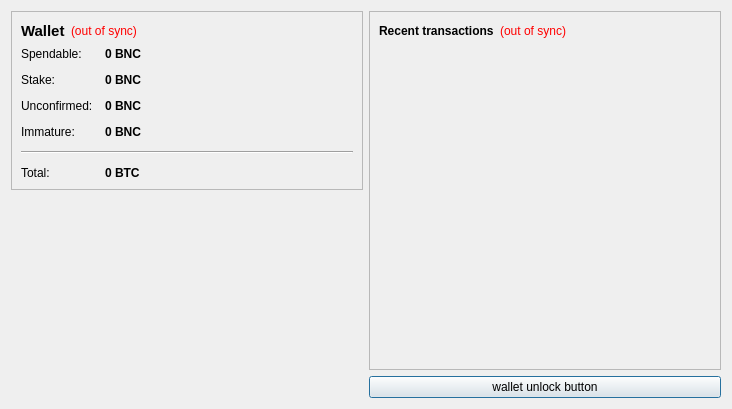
<?xml version="1.0" encoding="UTF-8"?>
<ui version="4.0">
 <class>OverviewPage</class>
 <widget class="QWidget" name="OverviewPage">
  <property name="geometry">
   <rect>
    <x>0</x>
    <y>0</y>
    <width>732</width>
    <height>409</height>
   </rect>
  </property>
  <property name="windowTitle">
   <string>Form</string>
  </property>
  <layout class="QHBoxLayout" name="horizontalLayout" stretch="0,0">
   <item>
    <layout class="QVBoxLayout" name="verticalLayout_2">
     <item>
      <widget class="QFrame" name="frame">
       <property name="frameShape">
        <enum>QFrame::StyledPanel</enum>
       </property>
       <property name="frameShadow">
        <enum>QFrame::Raised</enum>
       </property>
       <layout class="QVBoxLayout" name="verticalLayout_4">
        <item>
         <layout class="QHBoxLayout" name="horizontalLayout_4">
          <item>
           <widget class="QLabel" name="label_5">
            <property name="font">
             <font>
              <pointsize>11</pointsize>
              <weight>75</weight>
              <bold>true</bold>
             </font>
            </property>
            <property name="text">
             <string>Wallet</string>
            </property>
           </widget>
          </item>
          <item>
           <widget class="QLabel" name="labelWalletStatus">
            <property name="toolTip">
             <string>The displayed information may be out of date. Your wallet automatically synchronizes with the buynowcoin network after a connection is established, but this process has not completed yet.</string>
            </property>
            <property name="styleSheet">
             <string notr="true">QLabel { color: red; }</string>
            </property>
            <property name="text">
             <string notr="true">(out of sync)</string>
            </property>
            <property name="alignment">
             <set>Qt::AlignLeading|Qt::AlignLeft|Qt::AlignVCenter</set>
            </property>
           </widget>
          </item>
          <item>
           <spacer name="horizontalSpacer_2">
            <property name="orientation">
             <enum>Qt::Horizontal</enum>
            </property>
            <property name="sizeHint" stdset="0">
             <size>
              <width>40</width>
              <height>20</height>
             </size>
            </property>
           </spacer>
          </item>
         </layout>
        </item>
        <item>
         <layout class="QFormLayout" name="formLayout_2">
          <property name="fieldGrowthPolicy">
           <enum>QFormLayout::AllNonFixedFieldsGrow</enum>
          </property>
          <property name="horizontalSpacing">
           <number>12</number>
          </property>
          <property name="verticalSpacing">
           <number>12</number>
          </property>
          <item row="0" column="0">
           <widget class="QLabel" name="label">
            <property name="text">
             <string>Spendable:</string>
            </property>
           </widget>
          </item>
          <item row="0" column="1">
           <widget class="QLabel" name="labelBalance">
            <property name="font">
             <font>
              <weight>75</weight>
              <bold>true</bold>
             </font>
            </property>
            <property name="cursor">
             <cursorShape>IBeamCursor</cursorShape>
            </property>
            <property name="toolTip">
             <string>Your current spendable balance</string>
            </property>
            <property name="text">
             <string notr="true">0 BNC</string>
            </property>
            <property name="textInteractionFlags">
             <set>Qt::LinksAccessibleByMouse|Qt::TextSelectableByKeyboard|Qt::TextSelectableByMouse</set>
            </property>
           </widget>
          </item>
          <item row="1" column="0">
           <widget class="QLabel" name="label_6">
            <property name="text">
             <string>Stake:</string>
            </property>
           </widget>
          </item>
          <item row="1" column="1">
           <widget class="QLabel" name="labelStake">
            <property name="font">
             <font>
              <weight>75</weight>
              <bold>true</bold>
             </font>
            </property>
            <property name="cursor">
             <cursorShape>IBeamCursor</cursorShape>
            </property>
            <property name="toolTip">
             <string>Total of coins that was staked, and do not yet count toward the current balance</string>
            </property>
            <property name="text">
             <string notr="true">0 BNC</string>
            </property>
            <property name="textInteractionFlags">
             <set>Qt::LinksAccessibleByMouse|Qt::TextSelectableByKeyboard|Qt::TextSelectableByMouse</set>
            </property>
           </widget>
          </item>
          <item row="2" column="0">
           <widget class="QLabel" name="label_3">
            <property name="text">
             <string>Unconfirmed:</string>
            </property>
           </widget>
          </item>
          <item row="2" column="1">
           <widget class="QLabel" name="labelUnconfirmed">
            <property name="font">
             <font>
              <weight>75</weight>
              <bold>true</bold>
             </font>
            </property>
            <property name="cursor">
             <cursorShape>IBeamCursor</cursorShape>
            </property>
            <property name="toolTip">
             <string>Total of transactions that have yet to be confirmed, and do not yet count toward the current balance</string>
            </property>
            <property name="text">
             <string notr="true">0 BNC</string>
            </property>
            <property name="textInteractionFlags">
             <set>Qt::LinksAccessibleByMouse|Qt::TextSelectableByKeyboard|Qt::TextSelectableByMouse</set>
            </property>
           </widget>
          </item>
          <item row="3" column="0">
           <widget class="QLabel" name="labelImmatureText">
            <property name="text">
             <string>Immature:</string>
            </property>
           </widget>
          </item>
          <item row="3" column="1">
           <widget class="QLabel" name="labelImmature">
            <property name="font">
             <font>
              <weight>75</weight>
              <bold>true</bold>
             </font>
            </property>
            <property name="toolTip">
             <string>Mined balance that has not yet matured</string>
            </property>
            <property name="text">
             <string notr="true">0 BNC</string>
            </property>
            <property name="textInteractionFlags">
             <set>Qt::LinksAccessibleByMouse|Qt::TextSelectableByKeyboard|Qt::TextSelectableByMouse</set>
            </property>
           </widget>
          </item>
          <item row="4" column="0" colspan="2">
           <widget class="Line" name="line">
            <property name="orientation">
             <enum>Qt::Horizontal</enum>
            </property>
           </widget>
          </item>
          <item row="5" column="0">
           <widget class="QLabel" name="labelTotalText">
            <property name="text">
             <string>Total:</string>
            </property>
           </widget>
          </item>
          <item row="5" column="1">
           <widget class="QLabel" name="labelTotal">
            <property name="font">
             <font>
              <weight>75</weight>
              <bold>true</bold>
             </font>
            </property>
            <property name="cursor">
             <cursorShape>IBeamCursor</cursorShape>
            </property>
            <property name="toolTip">
             <string>Your current total balance</string>
            </property>
            <property name="text">
             <string notr="true">0 BTC</string>
            </property>
            <property name="textInteractionFlags">
             <set>Qt::LinksAccessibleByMouse|Qt::TextSelectableByKeyboard|Qt::TextSelectableByMouse</set>
            </property>
           </widget>
          </item>
         </layout>
        </item>
       </layout>
      </widget>
     </item>
     <item>
      <spacer name="verticalSpacer_4">
       <property name="orientation">
        <enum>Qt::Vertical</enum>
       </property>
       <property name="sizeHint" stdset="0">
        <size>
         <width>20</width>
         <height>40</height>
        </size>
       </property>
      </spacer>
     </item>
     <item>
      <widget class="QLabel" name="label_2">
       <property name="text">
        <string/>
       </property>
       <property name="pixmap">
        <pixmap resource="../bitcoin.qrc">:/images/Wallet_Logo</pixmap>
       </property>
       <property name="alignment">
        <set>Qt::AlignCenter</set>
       </property>
      </widget>
     </item>
     <item>
      <spacer name="verticalSpacer">
       <property name="orientation">
        <enum>Qt::Vertical</enum>
       </property>
       <property name="sizeHint" stdset="0">
        <size>
         <width>20</width>
         <height>40</height>
        </size>
       </property>
      </spacer>
     </item>
    </layout>
   </item>
   <item>
    <layout class="QVBoxLayout" name="verticalLayout_3">
     <item>
      <widget class="QFrame" name="frame_2">
       <property name="frameShape">
        <enum>QFrame::StyledPanel</enum>
       </property>
       <property name="frameShadow">
        <enum>QFrame::Raised</enum>
       </property>
       <layout class="QVBoxLayout" name="verticalLayout">
        <item>
         <layout class="QHBoxLayout" name="horizontalLayout_2">
          <item>
           <widget class="QLabel" name="label_4">
            <property name="text">
             <string>&lt;b&gt;Recent transactions&lt;/b&gt;</string>
            </property>
           </widget>
          </item>
          <item>
           <widget class="QLabel" name="labelTransactionsStatus">
            <property name="toolTip">
             <string>The displayed information may be out of date. Your wallet automatically synchronizes with the buynowcoin network after a connection is established, but this process has not completed yet.</string>
            </property>
            <property name="styleSheet">
             <string notr="true">QLabel { color: red; }</string>
            </property>
            <property name="text">
             <string notr="true">(out of sync)</string>
            </property>
            <property name="alignment">
             <set>Qt::AlignRight|Qt::AlignTrailing|Qt::AlignVCenter</set>
            </property>
           </widget>
          </item>
          <item>
           <spacer name="horizontalSpacer">
            <property name="orientation">
             <enum>Qt::Horizontal</enum>
            </property>
            <property name="sizeHint" stdset="0">
             <size>
              <width>40</width>
              <height>20</height>
             </size>
            </property>
           </spacer>
          </item>
         </layout>
        </item>
        <item>
         <widget class="QListView" name="listTransactions">
          <property name="styleSheet">
           <string notr="true">QListView { background: transparent; }</string>
          </property>
          <property name="frameShape">
           <enum>QFrame::NoFrame</enum>
          </property>
          <property name="verticalScrollBarPolicy">
           <enum>Qt::ScrollBarAlwaysOff</enum>
          </property>
          <property name="horizontalScrollBarPolicy">
           <enum>Qt::ScrollBarAlwaysOff</enum>
          </property>
          <property name="selectionMode">
           <enum>QAbstractItemView::NoSelection</enum>
          </property>
         </widget>
        </item>
       </layout>
      </widget>
     </item>
     <item>
      <widget class="QPushButton" name="unlockWalletButton">
       <property name="sizePolicy">
        <sizepolicy hsizetype="Minimum" vsizetype="Fixed">
         <horstretch>0</horstretch>
         <verstretch>0</verstretch>
        </sizepolicy>
       </property>
       <property name="maximumSize">
        <size>
         <width>16777214</width>
         <height>16777214</height>
        </size>
       </property>
       <property name="toolTip">
        <string/>
       </property>
       <property name="text">
        <string>wallet unlock button</string>
       </property>
       <property name="checkable">
        <bool>false</bool>
       </property>
       <property name="autoDefault">
        <bool>false</bool>
       </property>
       <property name="default">
        <bool>true</bool>
       </property>
       <property name="flat">
        <bool>false</bool>
       </property>
      </widget>
     </item>
    </layout>
   </item>
  </layout>
 </widget>
 <resources>
  <include location="../bitcoin.qrc"/>
 </resources>
 <connections/>
</ui>
